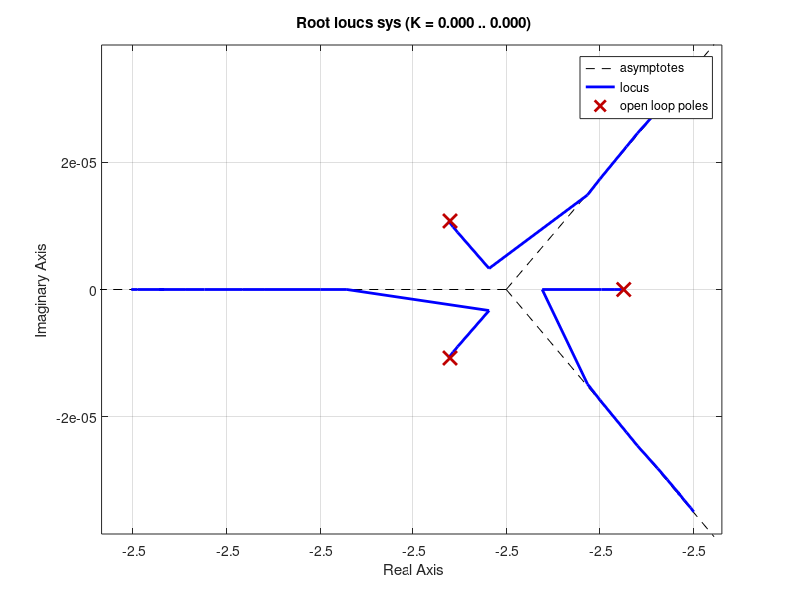

Source code (MATLAB):
%Define Transfer function of system 
num = [1];
den =[0.064 0.48 1.2 1];
sys = tf(num,den);

%Root locus plot 
rlocus(sys)

